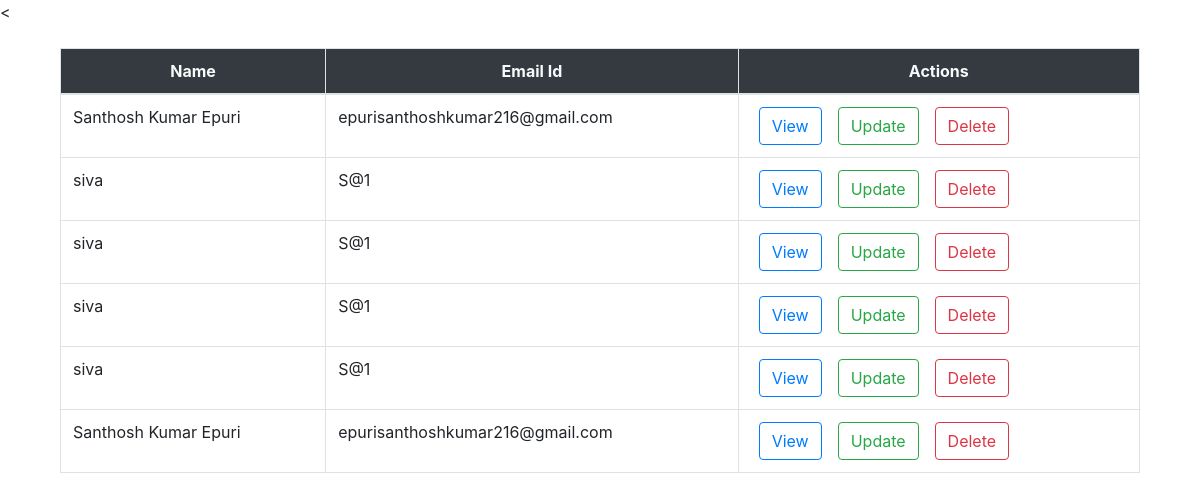
The app's page /display/ with its own data.
### FirstApp/models.py (models this page shows)
class Register(models.Model):
	name=models.CharField(max_length = 50)
	email=models.EmailField(max_length = 50)

### FirstApp/views.py (the view)
# urls.py: path('display/',views.display,name="dt"),
def display(request):
	data = Register.objects.all()
	return render(request,'html/display1.html',{'data':data})

### FirstApp/templates/html/display1.html (shortened to what this page needs)
{% load static %}
<<!DOCTYPE html>
<html>
<head>
</head>
<body>
</body>
</html>
<head>
  <link rel="stylesheet" href="https://maxcdn.bootstrapcdn.com/bootstrap/4.5.2/css/bootstrap.min.css">
</head>
<body>
	<div class="container mt-4">
		<div class="col-md">
			<table class="table table-bordered table-hover">
			<thead class="bg-dark text-center text-light">
				<th>Name</th>
				<th>Email Id</th>
				<th>Actions</th>
			</thead>
			<tbody>
				{% for row in data %}
				<tr>
					<td>{{row.name}}</td>
					<td>{{row.email}}</td>
					<td><a href="{% url 'sv' row.id %}" class="btn btn-outline-primary mx-2">View</a><a href="{% url 'sup' row.id %}" class="btn btn-outline-success mx-2">Update</a><a href="#" class="btn btn-outline-danger mx-2">Delete</a></td>
				</tr>
				{% endfor %}
			</tbody>
			</table>
		</div>
	</div>
</body>

### records on screen
Register: name "Santhosh Kumar Epuri", email "epurisanthoshkumar216@gmail.com"
Register: name "siva", email "S@1"
Register: name "siva", email "S@1"
Register: name "siva", email "S@1"
Register: name "siva", email "S@1"
Register: name "Santhosh Kumar Epuri", email "epurisanthoshkumar216@gmail.com"
